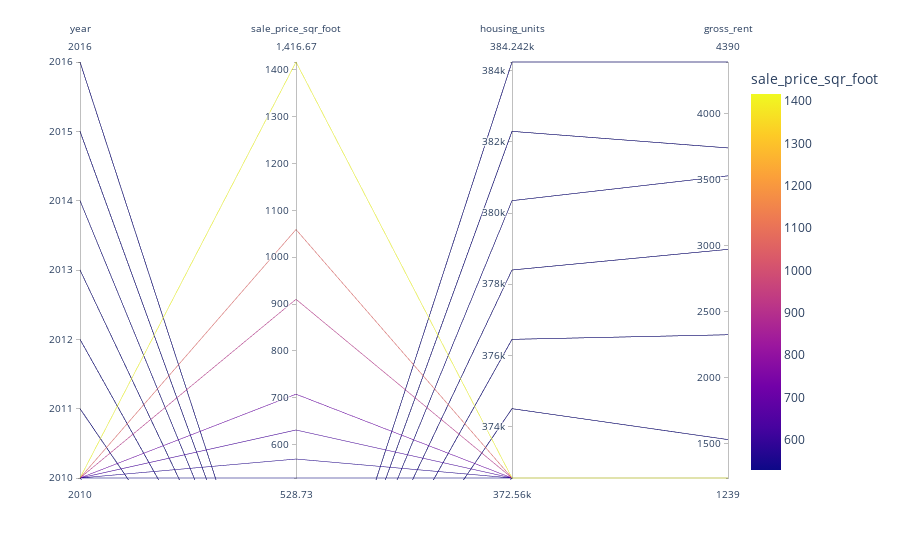

This figure's notebook cell:
### Markdown cell above
### Create a parallel coordinates plot and parallel categories plot of most expensive neighborhoods in San Francisco per year

### Code cell
# Parallel Categories Plot
px.parallel_coordinates(df_expensive_neighborhoods_per_year, color='sale_price_sqr_foot')

### Figure 1 — Plotly figure (JSON) as saved in the notebook; plotly's stock layout.template omitted (floating-point values rounded to 4 significant figures)
{"data": [{"dimensions": [{"label": "year", "values": [2010, 2010, 2010, 2010, 2010, 2010, 2010, 2010, 2011, 2011, 2011, 2011, 2011, 2011, 2011, 2011, 2012, 2012, 2012, 2012, 2012, 2012, 2012, 2012, 2013, 2013, 2013, 2013, 2013, 2013, 2014, 2014, 2014, 2014, 2014, 2014, 2014, 2014, 2014, 2014, 2015, 2015, 2015, 2015, 2015, 2015, 2016, 2016, 2016, 2016, 2016, 2016, 2016]}, {"label": "sale_price_sqr_foot", "values": [569.2, 528.7, 910.2, 1059.0, 1417.0, 707.7, 631.2, null, null, null, null, null, null, null, null, null, null, null, null, null, null, null, null, null, null, null, null, null, null, null, null, null, null, null, null, null, null, null, null, null, null, null, null, null, null, null, null, null, null, null, null, null, null]}, {"label": "housing_units", "values": [372560, 372560, 372560, 372560, 372560, 372560, 372560, 372560, 374507, 374507, 374507, 374507, 374507, 374507, 374507, 374507, 376454, 376454, 376454, 376454, 376454, 376454, 376454, 376454, 378401, 378401, 378401, 378401, 378401, 378401, 380348, 380348, 380348, 380348, 380348, 380348, 380348, 380348, 380348, 380348, 382295, 382295, 382295, 382295, 382295, 382295, 384242, 384242, 384242, 384242, 384242, 384242, 384242]}, {"label": "gross_rent", "values": [1239, 1239, 1239, 1239, 1239, 1239, 1239, 1239, 1530, 1530, 1530, 1530, 1530, 1530, 1530, 1530, 2324, 2324, 2324, 2324, 2324, 2324, 2324, 2324, 2971, 2971, 2971, 2971, 2971, 2971, 3528, 3528, 3528, 3528, 3528, 3528, 3528, 3528, 3528, 3528, 3739, 3739, 3739, 3739, 3739, 3739, 4390, 4390, 4390, 4390, 4390, 4390, 4390]}], "domain": {"x": [0, 1], "y": [0, 1]}, "line": {"color": [569.2, 528.7, 910.2, 1059.0, 1417.0, 707.7, 631.2, null, null, null, null, null, null, null, null, null, null, null, null, null, null, null, null, null, null, null, null, null, null, null, null, null, null, null, null, null, null, null, null, null, null, null, null, null, null, null, null, null, null, null, null, null, null], "coloraxis": "coloraxis"}, "name": "", "type": "parcoords"}], "layout": {"coloraxis": {"colorbar": {"title": {"text": "sale_price_sqr_foot"}}, "colorscale": [[0, "#0d0887"], [0.1111, "#46039f"], [0.2222, "#7201a8"], [0.3333, "#9c179e"], [0.4444, "#bd3786"], [0.5556, "#d8576b"], [0.6667, "#ed7953"], [0.7778, "#fb9f3a"], [0.8889, "#fdca26"], [1, "#f0f921"]]}, "legend": {"tracegroupgap": 0}, "margin": {"t": 60}}}
